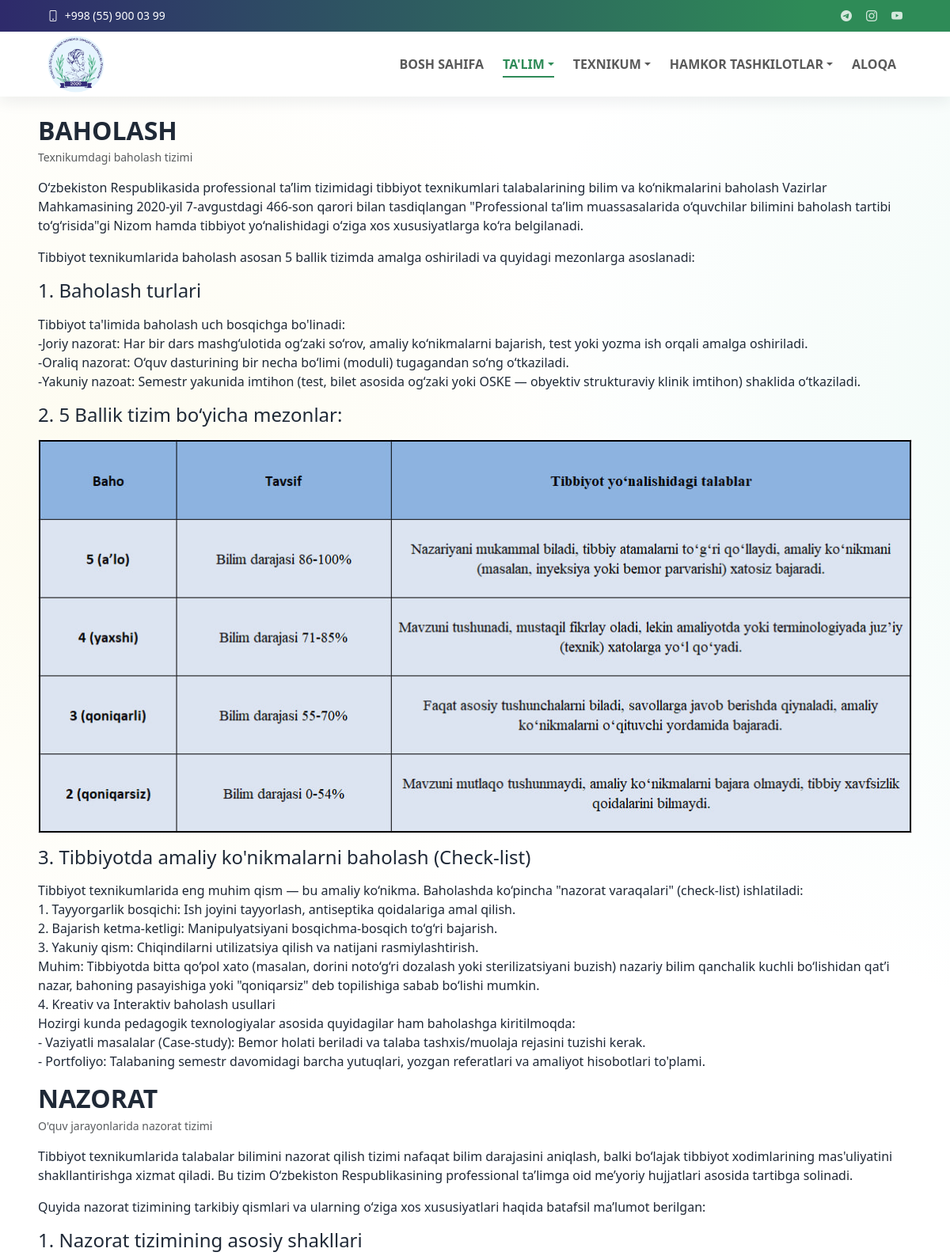
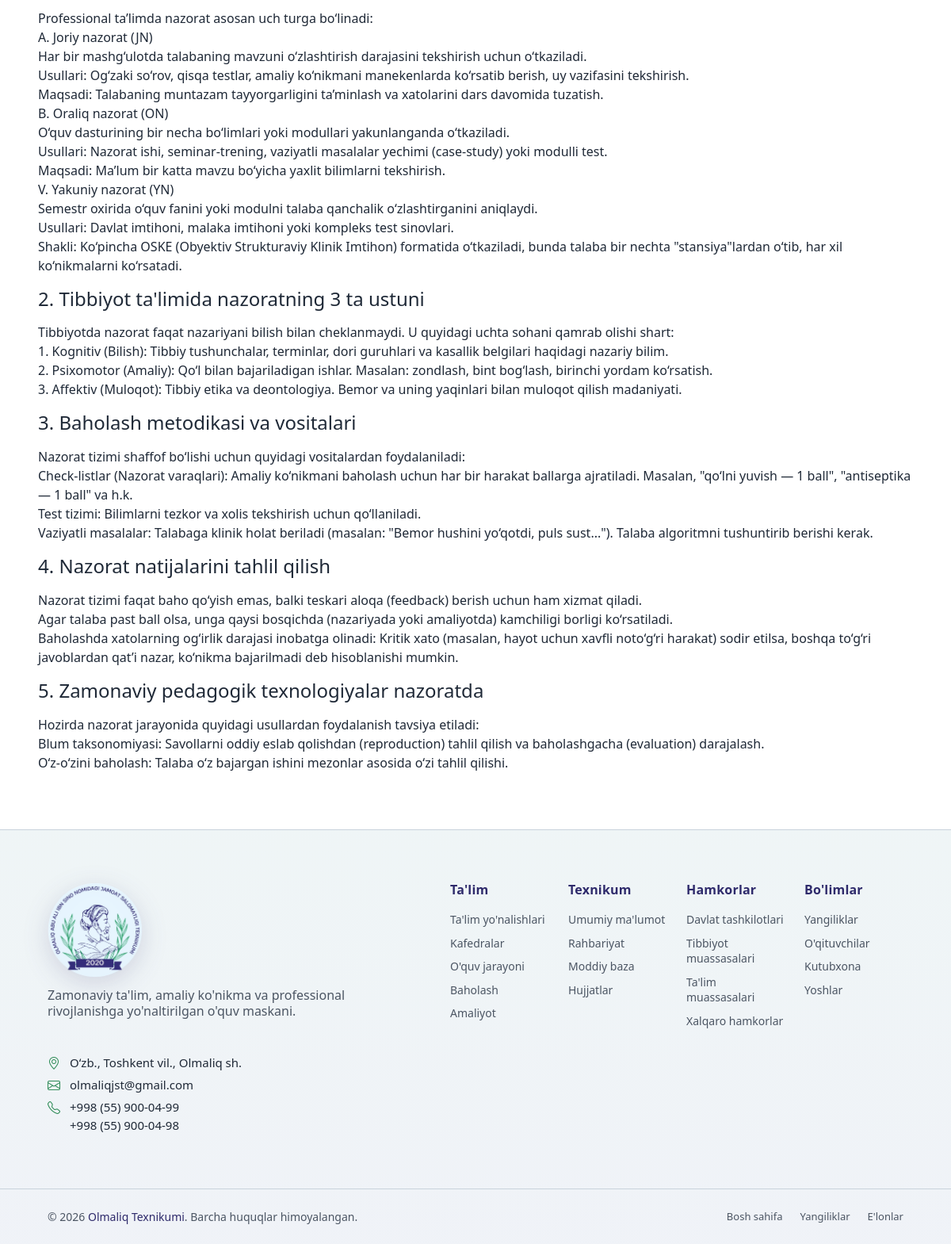
The app's page /talim/baholash/ with its own data (2 pictures, top to bottom).
### core/models.py (models this page shows, shortened)
class TopbarSettings(models.Model):
    email = models.EmailField(blank=True)
    phone = models.CharField(max_length=50, blank=True)
    telegram_url = models.URLField(blank=True)
    instagram_url = models.URLField(blank=True)
    youtube_url = models.URLField(blank=True)
    is_active = models.BooleanField(default=True)
    updated_at = models.DateTimeField(auto_now=True)
    class Meta:
        ordering = ['-updated_at', '-id']
        verbose_name = "Topbar sozlamasi"
        verbose_name_plural = "Topbar sozlamalari"

### education/models.py (models this page shows, shortened)
class Assessment(models.Model):
    title = models.CharField(max_length=200, blank=True)
    content = models.TextField(blank=True)
    image = models.ImageField(upload_to='education/assessment/', blank=True, null=True)
    updated_at = models.DateTimeField(auto_now=True)
    class Meta:
        verbose_name = "Baholash "
        verbose_name_plural = "Baholash "

class Control(models.Model):
    title = models.CharField(max_length=200, blank=True)
    content = models.TextField(blank=True)
    image = models.ImageField(upload_to='education/control/', blank=True, null=True)
    updated_at = models.DateTimeField(auto_now=True)
    class Meta:
        verbose_name = "Nazorat "
        verbose_name_plural = "Nazorat "

### education/views.py (the view)
# urls.py: path('baholash/', views.assessment, name='assessment'),
def assessment(request):
    assessment_obj = Assessment.objects.all()
    control_obj = Control.objects.all()
    return render(
        request,
        'education/assessment.html',
        {
            'assessment': assessment_obj,
            'control': control_obj,
        },
    )

### core/context_processors.py (called while the page is built)
def menu_context(request):
    menu_items = (
        Menu.objects.filter(parent__isnull=True, is_active=True)
        .prefetch_related('children')
        .order_by('order', 'id')
    )
    topbar = TopbarSettings.objects.filter(is_active=True).first()
    return {
        'menu_items': menu_items,
        'topbar_settings': topbar,
    }

### education/templates/education/assessment.html (shortened to what this page needs)
{% extends 'base.html' %}
{% block content %}
<section>
    <div class="mt-5 mt-md-3 mt-lg-2">
        <h2 class="fw-bold text-uppercase mb-1">Baholash</h2>
        <p class="text-muted small">Texnikumdagi baholash tizimi</p>
    </div>
    {% for element in assessment %}
    <div class="mb-3">
        {% if element.title %}
        <h4>{{ element.title|linebreaks }}</h4>
        {% endif %}
        {% if element.content %}
        <p>{{ element.content|linebreaks }}</p>
        {% endif %}
        {% if element.image %}
            <img src="{{ element.image.url }}" alt="{{ element.title }}" class="img-fluid w-100 h-auto">
        {% endif %}
    </div>
    {% endfor %}
    <div class="mt-5 mt-md-3 mt-lg-2">
        <h2 class="fw-bold text-uppercase mb-1">Nazorat</h2>
        <p class="text-muted small">O'quv jarayonlarida nazorat tizimi</p>
    </div>
    {% for element in control %}
    <div class="mb-3">
        {% if element.title %}
        <h4>{{ element.title|linebreaks }}</h4>
        {% endif %}
        {% if element.content %}
        <p>{{ element.content|linebreaks }}</p>
        {% endif %}
    </div>
    {% endfor %}
</section>
{% endblock %}

### templates/includes/header.html (shortened to what this page needs)
{% load static %}
<header id="header" class="header fixed-top">
    <div class="topbar d-flex align-items-center">
        <div class="container d-flex justify-content-center justify-content-md-between">
           <div class="contact-info d-flex align-items-center gap-3">
                <div class="d-flex align-items-center">
                    <a href="tel:{{ topbar_settings.phone }}" class="link-underline link-underline-opacity-0 lh-1">
                        <i class="bi bi-phone me-1"></i>
                    <span>{{ topbar_settings.phone }}</span>
                    </a>
                </div>
            </div>
            <div class="social-links d-flex align-items-center">
                <a href="{{ topbar_settings.telegram_url }}" target="_blank" rel="noopener" aria-label="Telegram"><i class="bi bi-telegram"></i></a>
                <a href="{{ topbar_settings.instagram_url }}" target="_blank" rel="noopener" aria-label="Instagram"><i class="bi bi-instagram"></i></a>
                <a href="{{ topbar_settings.youtube_url }}" target="_blank" rel="noopener" aria-label="YouTube"><i class="bi bi-youtube"></i></a>
            </div>
        </div>
    </div>
    <div class="branding d-flex align-items-center">
        <nav class="navbar navbar-expand-lg  py-0 w-100">
            <div class="container position-relative d-flex align-items-center justify-content-between">
                <a class="navbar-brand brand d-flex align-items-center gap-2" href="{% url 'core:home' %}">
                    <img class="brand-logo" src="{% static 'images/logo.png' %}" alt="Olmaliq texnikumi logosi">
                </a>
                <div class="collapse navbar-collapse" id="mainNavbar">
                    {% with ns=request.resolver_match.namespace name=request.resolver_match.url_name %}
                    <ul class="navbar-nav ms-auto mb-2 mb-lg-0 align-items-lg-center gap-lg-2">
                        <li class="nav-item">
                            <a class="nav-link {% if ns == 'core' and name == 'home' %}active{% endif %}" href="{% url 'core:home' %}" {% if ns == 'core' and name == 'home' %}aria-current="page"{% endif %}>Bosh sahifa</a>
                        </li>
                        <li class="nav-item dropdown">
                            <a class="nav-link dropdown-toggle {% if ns == 'education' %}active{% endif %}" href="#" role="button" data-bs-toggle="dropdown" aria-expanded="false" {% if ns == 'education' %}aria-current="page"{% endif %}>Ta'lim</a>
                        </li>
                        <li class="nav-item dropdown">
                            <a class="nav-link dropdown-toggle " href="#" role="button" data-bs-toggle="dropdown" aria-expanded="false" >Texnikum</a>
                        </li>
                        <li class="nav-item dropdown">
                            <a class="nav-link dropdown-toggle " href="#" role="button" data-bs-toggle="dropdown" aria-expanded="false" >Hamkor tashkilotlar</a>
                        </li>
                        <li class="nav-item">
                            <a class="nav-link {% if ns == 'contact' %}active{% endif %}" href="{% url 'contact:contact' %}" {% if ns == 'contact' %}aria-current="page"{% endif %}>Aloqa</a>
                        </li>
                    </ul>
                    {% endwith %}
                </div>
            </div>
        </nav>
    </div>
</header>

### static/css/style.css (style rules this page uses)
* { box-sizing: border-box; }
body { margin: 0; font-family: "Segoe UI", Tahoma, sans-serif; background-color: #ffffff; background-image: radial-gradient(1100px circle at 8% 16%, rgba(246, 238, 181, 0.22), transparent 62%), radial-gradient(1250px circle at 92% 12%, rgba(178, 231, 212, 0.2), transparent 64%), radial-gradient(980px circle at 84% 88%, rgba(205, 233, 245, 0.16), transparent 66%), linear-gradient(180deg, #ffffff 0%, #ffffff 100%); background-repeat: no-repeat; background-size: 128% 128%, 132% 132%, 126% 126%, 100% 100%; animation: siteBgFloat 50s ease-in-out infinite alternate; color: var(--text); padding-top: 108px; overflow-x: clip; }
a { color: var(--header-accent); }
html { overflow-x: clip; }
.container { width: min(1120px, 92%); margin: 0 auto; }
@media (min-width: 1200px) { .container { width: min(1320px, 92%); } }
.header { transition: all 0.5s; z-index: 1100 !important; background-color: #ffffff; box-shadow: 0 6px 18px rgba(31, 41, 55, 0.08); }
.header .topbar { background: var(--brand-gradient); font-size: 14px; transition: all 0.5s; height: 40px; overflow: hidden; border: 0 !important; border-bottom: 0 !important; box-shadow: none !important; margin-bottom: 0 !important; }
.header .topbar .container { min-height: 40px; }
.header .topbar .contact-info i { font-style: normal; color: #ffffff; }
.header .topbar .contact-info i a, .header .topbar .contact-info i, .header .topbar .contact-info span { color: #ffffff; text-decoration: none; line-height: 1; }
.header .topbar .social-links a { color: rgba(255, 255, 255, 0.8); line-height: 0; transition: all 0.3s ease; margin-left: 18px; font-size: 14px; }
.header .branding { min-height: 68px; transition: all 0.4s ease; border: 0 !important; border-top: 0 !important; margin-top: 0 !important; position: relative; z-index: 1101; }
.header .topbar + .branding { margin-top: 0 !important; border-top: 0 !important; }
.brand { color: var(--nav-text); text-decoration: none; font-weight: 700; }
.brand-logo { height: 72px; width: auto; display: block; }
.navbar .nav-item > a { text-transform: uppercase; font-weight: 600; }
.navbar .nav-link { position: relative; transition: color 0.22s ease; }
.navbar .nav-link::before { content: ""; position: absolute; left: 0.5rem; right: 0.5rem; bottom: 0.2rem; height: 2px; background: var(--header-accent); transform: scaleX(0); transform-origin: center; transition: transform 0.22s ease; }
.navbar .nav-link:hover, .navbar .nav-link.active { color: var(--header-accent); }
.navbar .nav-link:hover::before, .navbar .nav-link.active::before { transform: scaleX(1); }

### records on screen
TopbarSettings: phone "+998 (55) 900 03 99"
Assessment: content "O‘zbekiston Respublikasida professional ta’lim tizimidagi tibbiyot texnikumlari talabalarining bilim va ko‘nikmalarini baholash Vazirlar Mahkamasining 2020-yil 7-avgustdagi 466-son qarori bilan tasdiqlangan \"Professional ta’lim muassasalarida o‘quvchilar bilimini baholash tartibi to‘g‘risida\"gi Nizom hamda tibbiyot yo‘nalishidagi o‘ziga xos xususiyatlarga ko‘ra belgilanadi. Tibbiyot texnikumlarida baholash asosan 5 ballik tizimda amalga oshiriladi va quyidagi mezonlarga asoslanadi:"
Assessment: title "1. Baholash turlari", content "Tibbiyot ta'limida baholash uch bosqichga bo'linadi: -Joriy nazorat: Har bir dars mashg‘ulotida og‘zaki so‘rov, amaliy ko‘nikmalarni bajarish, test yoki yozma ish orqali amalga oshiriladi. -Oraliq nazorat: O‘quv dasturining bir necha bo‘limi (moduli) tugagandan so‘ng o‘tkaziladi. -Yakuniy nazoat: Semestr yakunida imtihon (test, bilet asosida og‘zaki yoki OSKE — obyektiv strukturaviy klinik imtihon) shaklida o‘tkaziladi."
Assessment: title "2. 5 Ballik tizim bo‘yicha mezonlar:", image (picture)
Assessment: title "3. Tibbiyotda amaliy ko'nikmalarni baholash (Check-list)", content "Tibbiyot texnikumlarida eng muhim qism — bu amaliy ko‘nikma. Baholashda ko‘pincha \"nazorat varaqalari\" (check-list) ishlatiladi: 1. Tayyorgarlik bosqichi: Ish joyini tayyorlash, antiseptika qoidalariga amal qilish. 2. Bajarish ketma-ketligi: Manipulyatsiyani bosqichma-bosqich to‘g‘ri bajarish. 3. Yakuniy qism: Chiqindilarni utilizatsiya qilish va natijani rasmiylashtirish. Muhim: Tibbiyotda bitta qo‘pol xato (masalan, dorini noto‘g‘ri dozalash yoki sterilizatsiyani buzish) nazariy bilim qanchalik kuchli bo‘lishidan qat’i nazar, bahoning pasayishiga yoki \"qoniqarsiz\" deb topilishiga sabab bo‘lishi mumkin. 4. Kreativ va Interaktiv baholash usullari Hozirgi kunda pedagogik texnologiyalar…"
Control: content "Tibbiyot texnikumlarida talabalar bilimini nazorat qilish tizimi nafaqat bilim darajasini aniqlash, balki bo‘lajak tibbiyot xodimlarining mas'uliyatini shakllantirishga xizmat qiladi. Bu tizim O‘zbekiston Respublikasining professional ta’limga oid me’yoriy hujjatlari asosida tartibga solinadi. Quyida nazorat tizimining tarkibiy qismlari va ularning o‘ziga xos xususiyatlari haqida batafsil ma’lumot berilgan:"
Control: title "1. Nazorat tizimining asosiy shakllari", content "Professional ta’limda nazorat asosan uch turga bo‘linadi: A. Joriy nazorat (JN) Har bir mashg‘ulotda talabaning mavzuni o‘zlashtirish darajasini tekshirish uchun o‘tkaziladi. Usullari: Og‘zaki so‘rov, qisqa testlar, amaliy ko‘nikmani manekenlarda ko‘rsatib berish, uy vazifasini tekshirish. Maqsadi: Talabaning muntazam tayyorgarligini ta’minlash va xatolarini dars davomida tuzatish. B. Oraliq nazorat (ON) O‘quv dasturining bir necha bo‘limlari yoki modullari yakunlanganda o‘tkaziladi. Usullari: Nazorat ishi, seminar-trening, vaziyatli masalalar yechimi (case-study) yoki modulli test. Maqsadi: Ma’lum bir katta mavzu bo‘yicha yaxlit bilimlarni tekshirish. V. Yakuniy nazorat (YN) Semestr…"
Control: title "2. Tibbiyot ta'limida nazoratning 3 ta ustuni", content "Tibbiyotda nazorat faqat nazariyani bilish bilan cheklanmaydi. U quyidagi uchta sohani qamrab olishi shart: 1. Kognitiv (Bilish): Tibbiy tushunchalar, terminlar, dori guruhlari va kasallik belgilari haqidagi nazariy bilim. 2. Psixomotor (Amaliy): Qo‘l bilan bajariladigan ishlar. Masalan: zondlash, bint bog‘lash, birinchi yordam ko‘rsatish. 3. Affektiv (Muloqot): Tibbiy etika va deontologiya. Bemor va uning yaqinlari bilan muloqot qilish madaniyati."
Control: title "3. Baholash metodikasi va vositalari", content "Nazorat tizimi shaffof bo‘lishi uchun quyidagi vositalardan foydalaniladi: Check-listlar (Nazorat varaqlari): Amaliy ko‘nikmani baholash uchun har bir harakat ballarga ajratiladi. Masalan, \"qo‘lni yuvish — 1 ball\", \"antiseptika — 1 ball\" va h.k. Test tizimi: Bilimlarni tezkor va xolis tekshirish uchun qo‘llaniladi. Vaziyatli masalalar: Talabaga klinik holat beriladi (masalan: \"Bemor hushini yo‘qotdi, puls sust...\"). Talaba algoritmni tushuntirib berishi kerak."
Control: title "4. Nazorat natijalarini tahlil qilish", content "Nazorat tizimi faqat baho qo‘yish emas, balki teskari aloqa (feedback) berish uchun ham xizmat qiladi. Agar talaba past ball olsa, unga qaysi bosqichda (nazariyada yoki amaliyotda) kamchiligi borligi ko‘rsatiladi. Baholashda xatolarning og‘irlik darajasi inobatga olinadi: Kritik xato (masalan, hayot uchun xavfli noto‘g‘ri harakat) sodir etilsa, boshqa to‘g‘ri javoblardan qat’i nazar, ko‘nikma bajarilmadi deb hisoblanishi mumkin."
Control: title "5. Zamonaviy pedagogik texnologiyalar nazoratda", content "Hozirda nazorat jarayonida quyidagi usullardan foydalanish tavsiya etiladi: Blum taksonomiyasi: Savollarni oddiy eslab qolishdan (reproduction) tahlil qilish va baholashgacha (evaluation) darajalash. O‘z-o‘zini baholash: Talaba o‘z bajargan ishini mezonlar asosida o‘zi tahlil qilishi."
